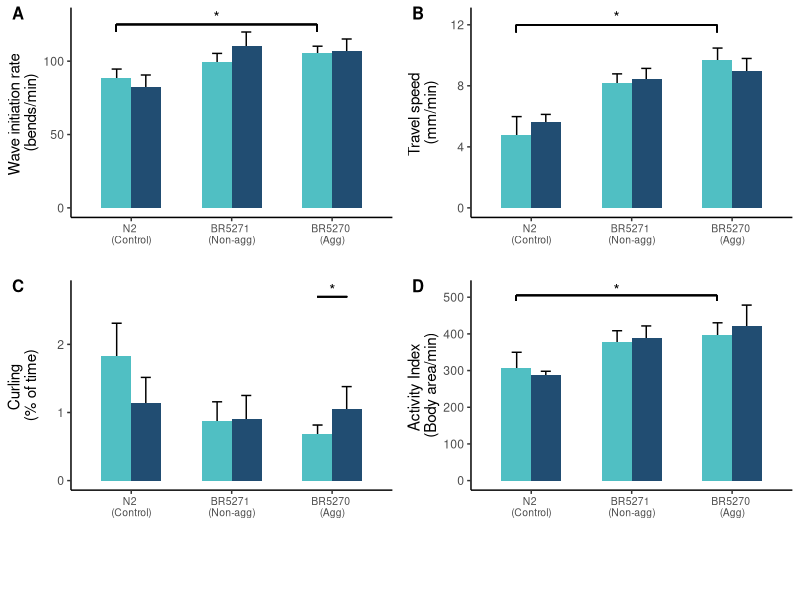

Generate this figure with R:
############################################################
# ANALYZE SWIM BEHAVIOR
# THERE ARE 4-5 RUNS PER STRAIN EXPOSED AND UNEXPOSED TO DDT
# FIGURES FOR THE MANUSCRIPT ARE SAVED
# AS ARE RESULTS OF TUKEY HSD POST AN ANOVA
############################################################

library(tidyverse)
library(gridExtra)
library(ggpubr)
library(cowplot)

three <- read_tsv("swim_behavior/data/raw_data_aggregated.txt")

# SEM to reduce day-to-day variability
run.summarised <- three %>% group_by(run, assay.name, strain.name, trt) %>% 
    summarise(mean = mean(measure, na.rm = T), sd = sd(measure, na.rm = T), n()) 

sem <- run.summarised %>% group_by(assay.name, strain.name, trt) %>% 
    summarise(sum.mean = mean(mean), se = sd(mean)/sqrt(length(mean)), n()) 

#sem <- read_tsv("swim_behavior/data/all_strains_sem.txt")

waveint <- sem %>% 
    filter(assay.name %in% c("WaveInitRate")) %>% 
    ggplot(aes(x=strain.name, y=sum.mean, fill=trt)) + 
    theme_classic() + 
    scale_fill_manual(values = c("#50BFC3", "#214D72"))+
    geom_errorbar(aes(ymin=sum.mean-se, ymax=sum.mean+se), width=.2, position = position_dodge(width = 0.58)) +
    geom_bar(position= "dodge", stat="identity", width = 0.6) +
    xlab("") +
    ylab("Wave initiation rate \n(bends/min)") +
    theme(plot.title = element_text(size = 11)) +
    guides(fill = guide_legend("")) +
    geom_segment(aes(x=0.85, xend=2.85, y=125, yend=125)) +
    annotate("text", x = 1.85, y = 130, label = "*", size = 4) +
    geom_segment(aes(x = 0.85, xend = 0.85, y = 120, yend = 125)) +
    geom_segment(aes(x = 2.85, xend = 2.85, y = 120, yend = 125)) +
    theme(legend.position = "bottom",
          legend.margin = margin(0,0,0,0),
          axis.text.x = element_text(size = 7.5)) +
    scale_x_discrete(labels = c("N2 \n(Control)", "BR5271 \n(Non-agg)", "BR5270 \n(Agg)"))


tr.speed <- sem %>% 
    filter(assay.name %in% c("TravelSpeed")) %>% 
    ggplot(aes(x=strain.name, y=sum.mean, fill=trt)) + 
    theme_classic() + 
    scale_fill_manual(values = c("#50BFC3", "#214D72"))+
    geom_errorbar(aes(ymin=sum.mean-se, ymax=sum.mean+se), width=.2, position = position_dodge(width = 0.58)) +
    geom_bar(position= "dodge", stat="identity", width = 0.6) +
    xlab("") +
    ylab("Travel speed \n(mm/min)") +
    theme(plot.title = element_text(size = 11)) +
    guides(fill = guide_legend("")) +
    geom_segment(aes(x=0.85, xend=2.85, y=12, yend=12)) +
    annotate("text", x = 1.85, y = 12.5, label = "*", size = 4) +
    geom_segment(aes(x = 0.85, xend = 0.85, y = 12, yend = 11.5)) +
    geom_segment(aes(x = 2.85, xend = 2.85, y = 12, yend = 11.5)) +
    theme(legend.position = "bottom",
          legend.margin = margin(0,0,0,0),
          axis.text.x = element_text(size = 7.5)) +
    scale_x_discrete(labels = c("N2 \n(Control)", "BR5271 \n(Non-agg)", "BR5270 \n(Agg)"))


curling <- sem %>% 
    filter(assay.name %in% c("Curling")) %>% 
    ggplot(aes(x=strain.name, y=sum.mean, fill=trt)) + 
    theme_classic() + 
    scale_fill_manual(values = c("#50BFC3", "#214D72"))+
    geom_errorbar(aes(ymin=sum.mean-se, ymax=sum.mean+se), width=0.2, position = position_dodge(width = 0.58)) +
    geom_bar(position= "dodge", stat="identity", width = 0.6) +
    xlab("") +
    ylab("Curling \n(% of time)") +
    theme(plot.title = element_text(size = 11)) +
    guides(fill = guide_legend("")) +
    geom_segment(aes(x=2.85, xend=3.15, y=2.7, yend=2.7)) +
    annotate("text", x = 3, y = 2.8, label = "*", size = 4) +
    theme(legend.position = "bottom",
          legend.margin = margin(0,0,0,0),
          axis.text.x = element_text(size = 7.5)) +
    scale_x_discrete(labels = c("N2 \n(Control)", "BR5271 \n(Non-agg)", "BR5270 \n(Agg)"))


activity <- sem %>% 
    filter(assay.name %in% c("ActivityIndex")) %>% 
    ggplot(aes(x=strain.name, y=sum.mean, fill=trt)) + 
    theme_classic() + 
    scale_fill_manual(values = c("#50BFC3", "#214D72"))+
    geom_errorbar(aes(ymin=sum.mean-se, ymax=sum.mean+se), width=.2, position = position_dodge(width = 0.58)) +
    geom_bar(position= "dodge", stat="identity", width = 0.6) +
    xlab("") +
    ylab("Activity Index \n(Body area/min)") +
    theme(plot.title = element_text(size = 11)) +
    guides(fill = guide_legend("")) +
    geom_segment(aes(x= 0.85, xend=2.85, y=505, yend=505)) +
    annotate("text", x = 1.85, y = 520, label = "*", size = 4) +
    geom_segment(aes(x = 0.85, xend = 0.85, y = 490, yend = 505)) +
    geom_segment(aes(x = 2.85, xend = 2.85, y = 490, yend = 505)) +
    theme(legend.position = "bottom",
          legend.margin = margin(0,0,0,0),
          axis.text.x = element_text(size = 7.5)) +
    scale_x_discrete(labels = c("N2 \n(Control)", "BR5271 \n(Non-agg)", "BR5270 \n(Agg)"))

prow <- plot_grid(
    waveint + theme(legend.position="none"),
    tr.speed + theme(legend.position="none"),
    curling + theme(legend.position="none"),
    activity + theme(legend.position="none"),
    align = 'vh',
    labels = c("A", "B", "C", "D"),
    label_size = 12,
    hjust = -1,
    nrow =2
)

legend_b <- get_legend(
    curling +
        guides(color = guide_legend(nrow = 1)) +
        theme(legend.position = "bottom")
)

plot_grid(prow, legend_b, ncol = 1, rel_heights = c(1, .1))

# To save plot as a pdf
#pdf("swim_behavior/figures/swim_main_figure.pdf", width = 6, height = 6)
#plot_grid(prow, legend_b, ncol = 1, rel_heights = c(1, .1))
#dev.off()

######################
# SUPPLEMENTAL FIGURE
######################
assay.labs = c(c("Body wave number \n(waves)", "Stretch \ncurvature range (/mm)", "Attenuation \n Amplitude loss (in %)", 
                 "Asymmetry \nAverage body curvature (/mm)", "ReverseSwim \nTime spent reversing (in %)", "BrushStroke \n(body area/stroke)"))
names(assay.labs) <- c("WaveNumber", "Stretch", "Attenuation", "Asymmetry", "ReverseSwim", "BrushStroke")

supplemental <- sem %>%
    filter(assay.name %in% c("WaveNumber", "Stretch", "Attenuation", "Asymmetry", "ReverseSwim", "BrushStroke")) %>% 
    ggplot(aes(x=strain.name, y= sum.mean, fill=trt)) + 
    theme_bw() + 
    scale_fill_manual(values = c("#50BFC3", "#214D72"))+
    geom_errorbar(aes(ymin=sum.mean-se, ymax=sum.mean+se), width=.2, position = position_dodge(width = 0.58)) +
    geom_bar(position= "dodge", stat="identity", width = 0.6) +
    xlab("") +
    ylab("") +
    theme(plot.title = element_text(size = 11)) +
    guides(fill = guide_legend("")) +
    theme(legend.position = "bottom",
          legend.margin = margin(0,0,0,0)) +
    facet_wrap(~assay.name, nrow  = 3, scales = "free", labeller = labeller(assay.name = assay.labs)) +
    scale_x_discrete(labels = c("N2 \n(Control)", "BR5271 \n(Non-agg)", "BR5270 \n(Agg)"))

# To save plot as a pdf
#pdf("swim_behavior/figures/swim_supplemental.pdf", width = 6, height = 10)
#supplemental
#dev.off()
